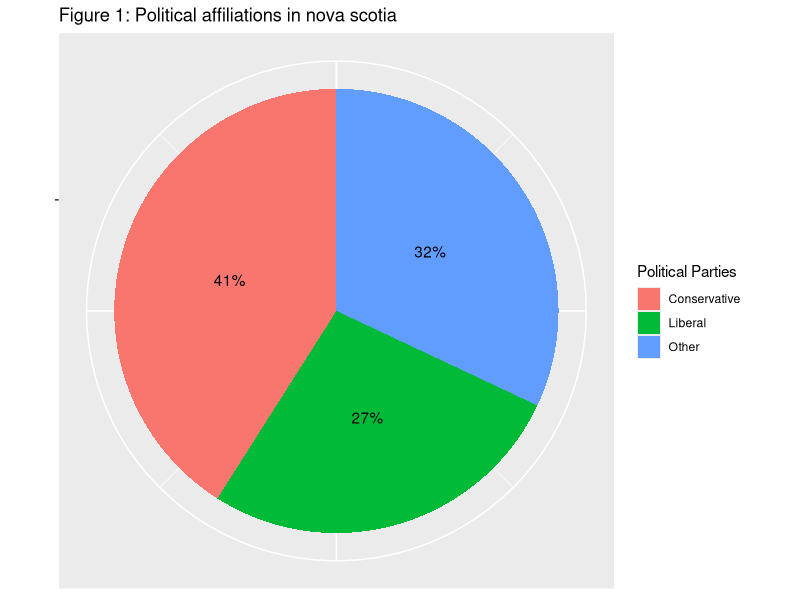
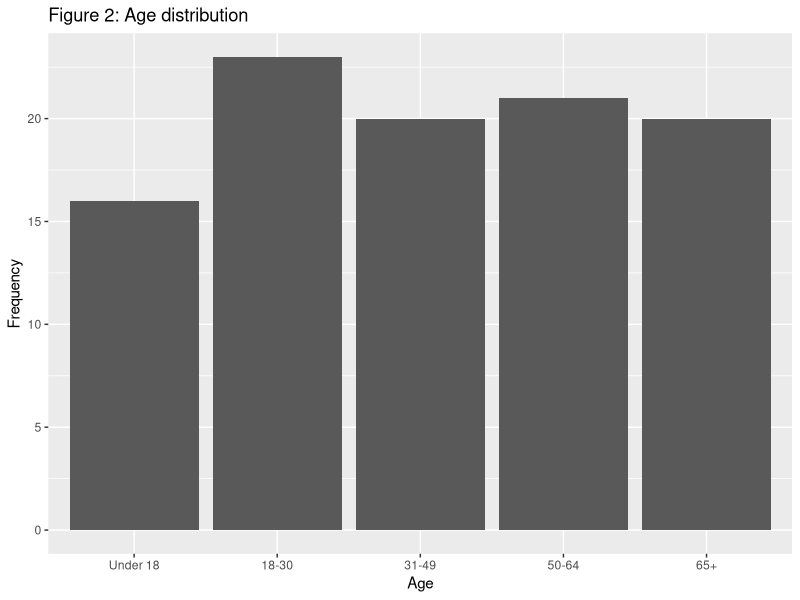
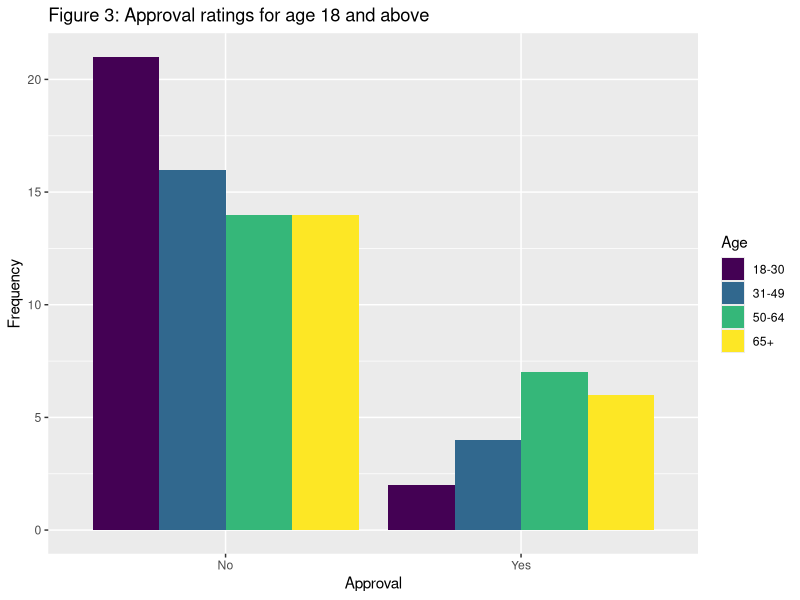
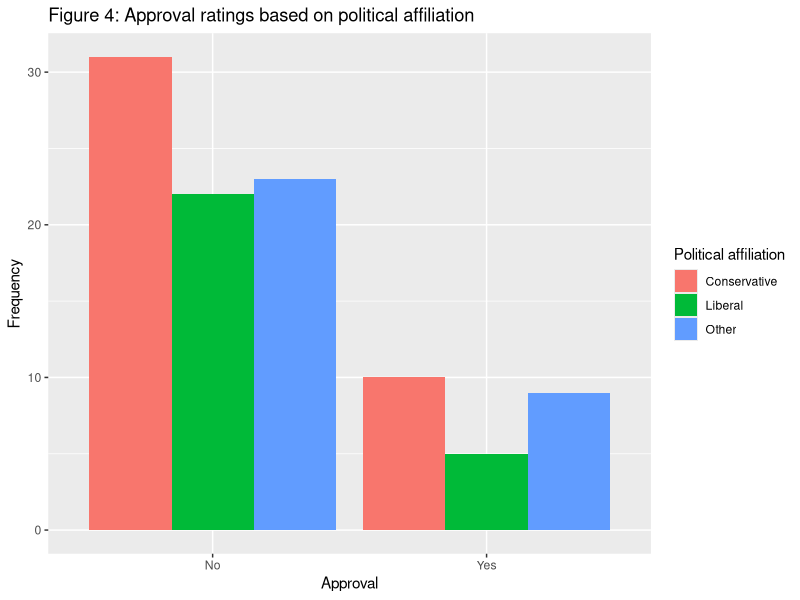
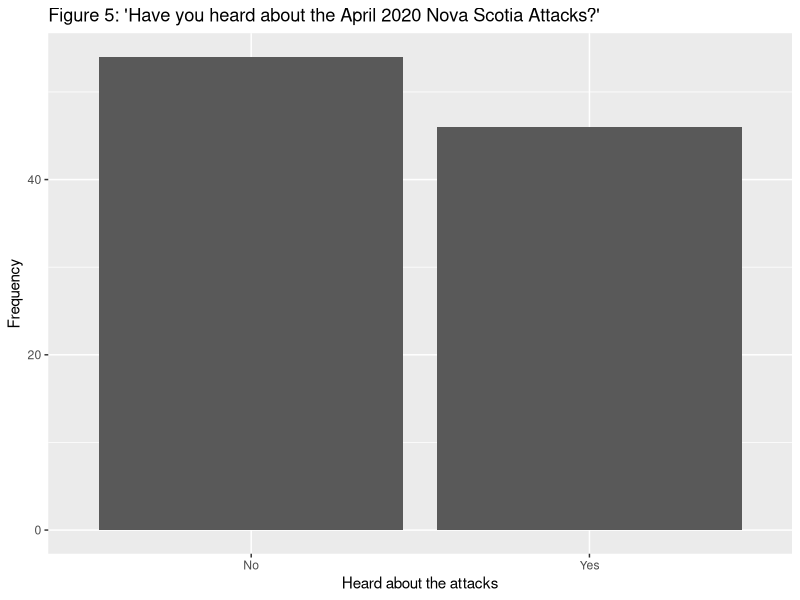

The R script that drew these images, in order:
## ---- chunk 1
knitr::opts_chunk$set(echo = TRUE,fig.width = 12,fig.height = 4)
library(tidyverse)
## ---- chunk 2
# The code for this report can be found at 
# https://github.com/karhian/PC-Nova-Scotia/blob/main/survey-pc-ns.Rmd
## ---- chunk 3
#Data simulation
#"What is your political affiliation?"
Q1_answers <- c("Conservative", "Liberal", "Other")

#"How many people are in your household?"
Q2_answers <- c("1-5 People", "6-10 People", "More Than 10 People")

#"What is your age?"
Q3_answers <- c("Under 18", "18-30", "31-49", "50-64", "65+")

#" Have you heard of the Progressive Conservative Association of Nova Scotia?"
Q4_answers <- c("Yes", "No")

#"Do you approve of the Progressive Conservative Party of Nova Scotia's policies?"
Q5_answers <- c("Yes", "No")

#"How likely are you to vote for the Progressive Conservative Association of Nova Scotia?"
Q6_answers <- c("Yes, I will vote for them", "Undecided", "No, I will not vote for them")

#"Are you planning to vote in the next election?"
Q7_answers <- c("Yes", "No")

#"Have you heard about the April 2020 Nova Scotia Attacks?"
Q8_answers <- c("Yes", "No")

#creating table with simulated data using simple random samples
set.seed(7)
our_cluster_data <-
  tibble(row = c(1:500),
         Question_1 = sample(x = Q1_answers, size =500, replace = TRUE, prob = c(0.44, 0.31, 0.26) ),
         Question_2 = sample(x= Q2_answers, size = 500, replace = TRUE),
         Question_3 = sample(x = Q3_answers, size = 500, replace = TRUE),
         Question_4 = sample( x= Q4_answers, size= 500, replace = TRUE),
         Question_5 = sample(x = Q5_answers, size = 500, replace = TRUE,prob = c(0.22,0.78)),
         Question_6 = sample(x = Q6_answers, size = 500, replace = TRUE),
         Question_7 = sample(x = Q7_answers, size = 500, replace = TRUE),
         Question_8 = sample(x = Q8_answers, size = 500, replace = TRUE),)

#randomly choosing 100 entries within the previous table
set.seed(9)
final_sample_table <- 
  sample_n(our_cluster_data, 100, replace = FALSE)
head(final_sample_table)

## ---- chunk 4
#Pie chart of demographic

  final_sample_table  %>%
  group_by(Question_1) %>%
  summarise(number=n(),percentage=n()/nrow(final_sample_table))%>%   
  ggplot(aes(x="",y=number,fill=Question_1,)) + 
  geom_bar(stat="identity") + 
  coord_polar("y", start=0) + 
  theme(axis.text.x=element_blank(),
        axis.title =element_blank()) + 
  ggtitle("Figure 1: Political affiliations in nova scotia") + 
  labs(fill= "Political Parties")+ geom_text(aes(label=paste0(round(percentage*100),"%")),
                                             position = position_stack(vjust=0.5), fill )
## ---- chunk 5
# bar chart on age
final_sample_table$Question_3 <-
  factor(final_sample_table$Question_3,levels =c("Under 18", "18-30", "31-49", "50-64", "65+"),ordered = TRUE)

final_sample_table  %>%
ggplot(aes(Question_3)) + geom_bar() + ggtitle("Figure 2: Age distribution")+
  labs(x="Age",y="Frequency") 

## ---- chunk 6
# Bar chart about approval ratings for ages 18 and above
final_sample_table  %>%
  filter(Question_3 >= "18-30") %>%
ggplot(aes(Question_5,fill=Question_3)) + geom_bar(position = "dodge") + ggtitle("Figure 3: Approval ratings for age 18 and above") +
  labs(x="Approval",y="Frequency",fill = "Age") 
## ---- chunk 7
# Bar chart on appproval based on political affiliation
final_sample_table  %>%
ggplot(aes(Question_5,fill=Question_1)) + geom_bar(position = "dodge") + ggtitle("Figure 4: Approval ratings based on political affiliation") + 
  labs(x="Approval",y="Frequency",fill = "Political affiliation") 
## ---- chunk 8
# bar chart on people who know about shooting
final_sample_table  %>%
ggplot(aes(Question_8)) + geom_bar() + ggtitle("Figure 5: 'Have you heard about the April 2020 Nova Scotia Attacks?'")+
  labs(x="Heard about the attacks",y="Frequency") 
